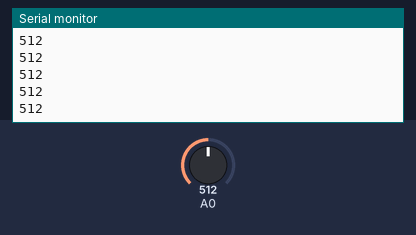
A sketch run on a simulated Arduino Uno, built with avr-gcc and run on an emulated ATmega328P. On the bench: the last lines printed to the serial monitor. The test bench sets the inputs (shaded band); at power-on: A0 = 512.

Above: at 1.2 s.
1.3 s: A0 set to 716
At 2.0 s:
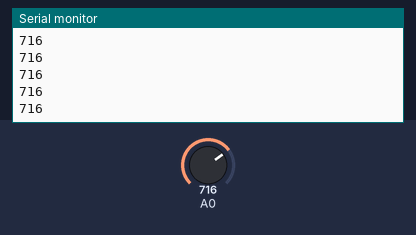
2.8 s: A0 set to 900
At 3.8 s:
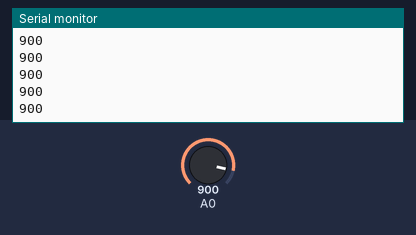
Timing chart, 0 to 5.8 s (numbered marks = the images above; inputs shaded):
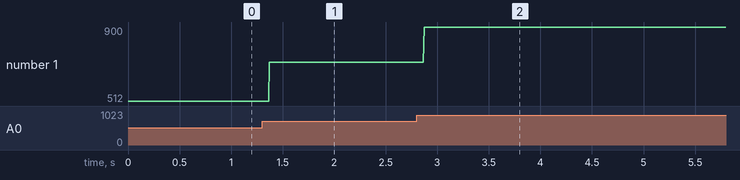

Measured:
- after the input at 1.3 s, the serial monitor: prints a new line after 0.07 s (image 1)
- after the input at 2.8 s, the serial monitor: prints a new line after 0.07 s (image 2)
- plotted number 1: 512 → 716 after the input at 1.3 s, 716 → 900 after the input at 2.8 s

The sketch:

trial3.ino
```cpp
// read a potentiometer's value
// (attached to pin A0)
// and print it to the computer user

void setup(){
  pinMode(A0, INPUT);

  //open the serial communication port
  //to talk back to the computer
  Serial.begin(9600);
}

void loop(){
  //making a new variable of type 'int'
  // calling that variable 'potVal'
  // setting the value of it to 0
  int potVal = 0;

  // do the analogRead
  // and store the value into potVal
  potVal = analogRead(A0);

  // send data back to the computer
  // specifically, send potVal's value
  Serial.println(potVal);
}
```
